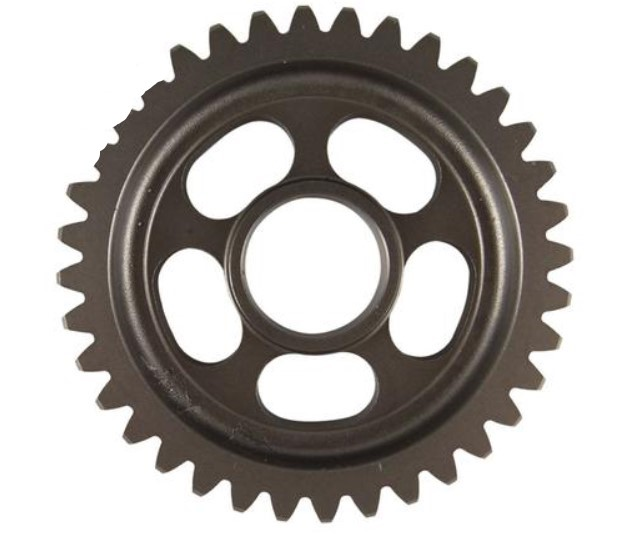
#> input picture gear4.jpg, 635 x 542 px
$ python test.py
#> lines starting #> are read from the running program, lines starting #| are printed output that depends on the picture; after the words box and inside, x2 and y2 are one past the last pixel; in counts of white or black regions, pixels touching at a corner belong together
import cv2
import numpy as np
import matplotlib.pyplot as plt


def imshow(img):
    plt.imshow(cv2.cvtColor(img, cv2.COLOR_BGR2RGB))
    #plt.axis("off")


# ảnh đầu vào
img_path = "gear4.jpg"
img = cv2.imread(img_path)
#> img is the input picture: shape (542, 635, 3); mean B, G, R 175.6, 178.5, 182.2

# chuyển sang ảnh xám
gray = cv2.cvtColor(img, cv2.COLOR_BGR2GRAY)
# lọc trung vị
gray = cv2.medianBlur(gray, 5)

# nhị phân hóa ảnh với phương pháp otsu
(thres, bw) = cv2.threshold(gray, 128, 255, cv2.THRESH_BINARY | cv2.THRESH_OTSU)
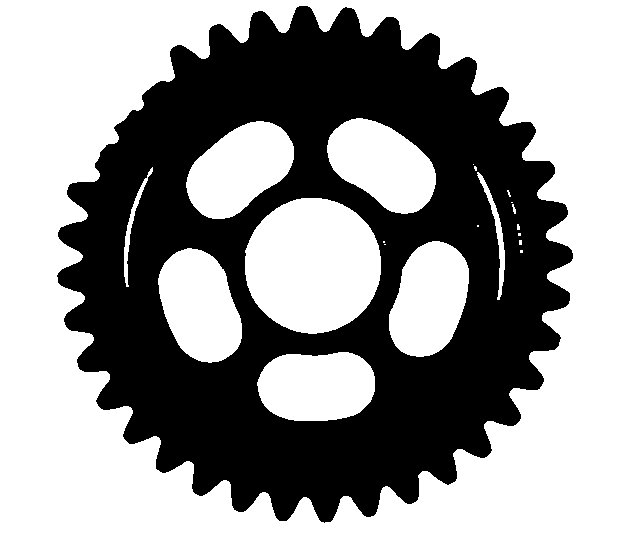
#> bw: shape (542, 635); 59.3% white; 1 black region, box (x1, y1, x2, y2) and area: (57, 6, 573, 523) 140046
#> thres = 162

# hiển thị ảnh đã nhị phân hóa
plt.figure(figsize=(8, 8))
imshow(bw)
plt.title("Ảnh nhị phân")
plt.show()

floodfill = bw.copy()

# lấp đầy khoảng trống ảnh trong bánh răng
h, w = bw.shape[:2]
#> h = 542; w = 635
mask = np.zeros((h + 2, w + 2), np.uint8)

cv2.floodFill(floodfill, mask, (0, 0), 0);
#> floodfill: shape (542, 635); 14.6% white; 20 white regions (11 under 20 px), largest, box (x1, y1, x2, y2) and area: (245, 198, 381, 334) 14552, (186, 121, 294, 219) 7004, (158, 248, 242, 363) 6980

# đảo ảnh nhị phân
floodfill_inv = cv2.bitwise_not(floodfill)

# cộng ảnh đó với ảnh gốc
fill = bw & floodfill_inv
#> fill: shape (542, 635); 44.7% white; 1 white region, box (x1, y1, x2, y2) and area: (0, 0, 635, 542) 153727

# hiển thị ảnh sau khi lấp đầy
plt.figure(figsize=(15, 12))

ax = plt.subplot(1, 3, 1)
imshow(floodfill)
plt.title("Floodfill")

ax = plt.subplot(1, 3, 2)
imshow(floodfill_inv)
plt.title("Inverted Floodfill")

ax = plt.subplot(1, 3, 3)
imshow(fill)
plt.title("Filled Image")

plt.show()
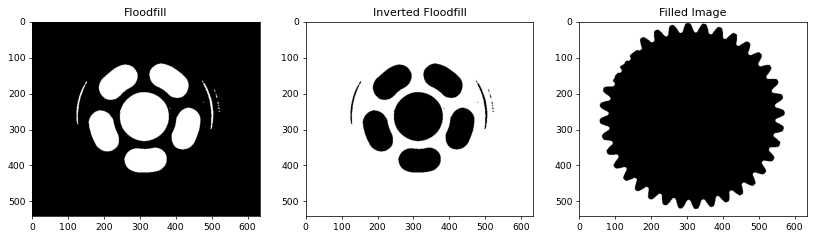
#> figure drawn by matplotlib, 3 panels


# đảo ảnh
fill = cv2.bitwise_not(fill)
# tạo ma trận kenel dạng elip 100*100
kernel = cv2.getStructuringElement(shape=cv2.MORPH_ELLIPSE, ksize=(100, 100))
# mở rộng kenel từ tâm ra đường kinh trong
open = cv2.morphologyEx(fill, cv2.MORPH_OPEN, kernel)
#> open: shape (542, 635); 50.3% white; 1 black region

# hiển thị ảnh
plt.figure(figsize=(15, 12))
plt.subplot(1, 2, 1)
imshow(open)
plt.title("Opened region")

plt.subplot(1, 2, 2)
overlap = cv2.addWeighted(fill, 0.5, open, 0.5, 0.0)
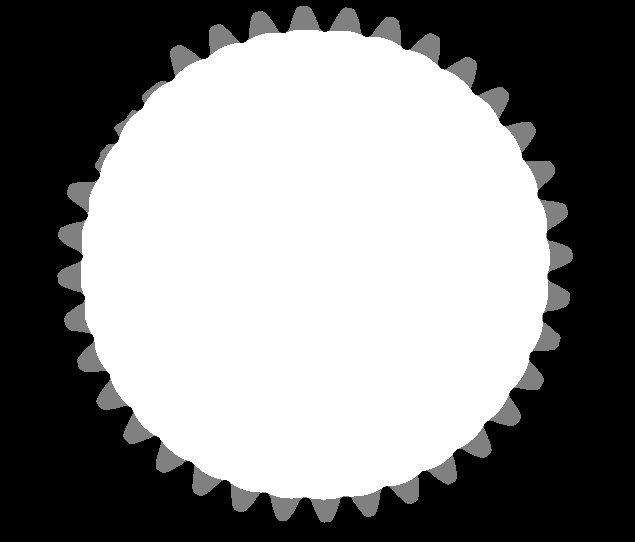
#> overlap: shape (542, 635); min 0, max 255, mean 134.7
imshow(overlap)
plt.title("ảnh chồng lấp")
plt.show()
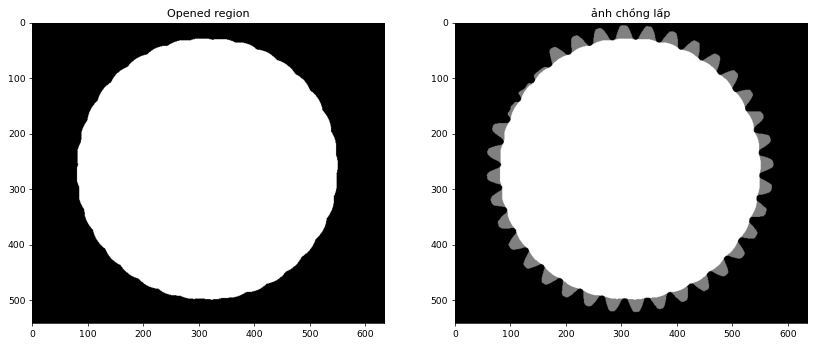
#> figure drawn by matplotlib, 2 panels

# Tính đường kính ngoài và trong
outer_diameter = 0
inner_diameter = 0
contours1, _ = cv2.findContours(overlap, cv2.RETR_EXTERNAL, cv2.CHAIN_APPROX_SIMPLE)
#> contours1 = 1 contour; box (x1, y1, x2, y2) and area: (57, 6, 573, 523) 189351
for contour in contours1:
    (x, y, w, h) = cv2.boundingRect(contour)
    diameter1 = w if w > h else h
    if diameter1 > outer_diameter:
        outer_diameter = diameter1
#> this loop made 1 pass
#> (x, y, w, h, diameter1, outer_diameter) on pass 1: (57, 6, 516, 517, 517, 517)
#> after the loop, outer_diameter = 517
contours2, _ = cv2.findContours(open, cv2.RETR_EXTERNAL, cv2.CHAIN_APPROX_SIMPLE)
#> contours2 = 1 contour; box (x1, y1, x2, y2) and area: (81, 30, 550, 500) 172540
for contour in contours2:
    (x, y, w, h) = cv2.boundingRect(contour)
    diameter2 = w if w > h else h
    if diameter2 > inner_diameter:
        inner_diameter = diameter2
#> this loop made 1 pass
#> (x, y, w, h, diameter2, inner_diameter) on pass 1: (81, 30, 469, 470, 470, 470)
#> after the loop, inner_diameter = 470

# phân đoạn răng
img_cogs = open | bw
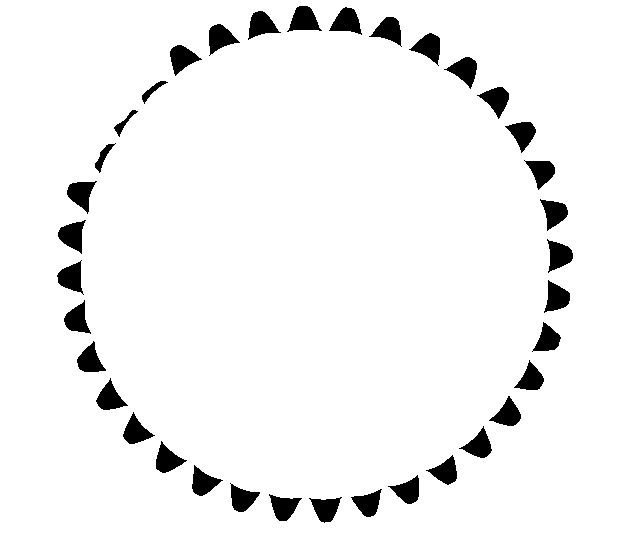
#> img_cogs: shape (542, 635); 95% white; 36 black regions, largest, box (x1, y1, x2, y2) and area: (287, 6, 322, 32) 554, (329, 7, 362, 35) 541, (58, 220, 86, 254) 539

# hiển thị răng phân đoạn
plt.figure(figsize=(8, 8))
imshow(img_cogs)
plt.title("răng sau khi phân đoạn")
plt.show()

# đảo ngược ảnh
img_cogs = cv2.bitwise_not(img_cogs)
# nhận diện các vùng liên kết với nhau
count, labels, stats, centroids = cv2.connectedComponentsWithStats(img_cogs)
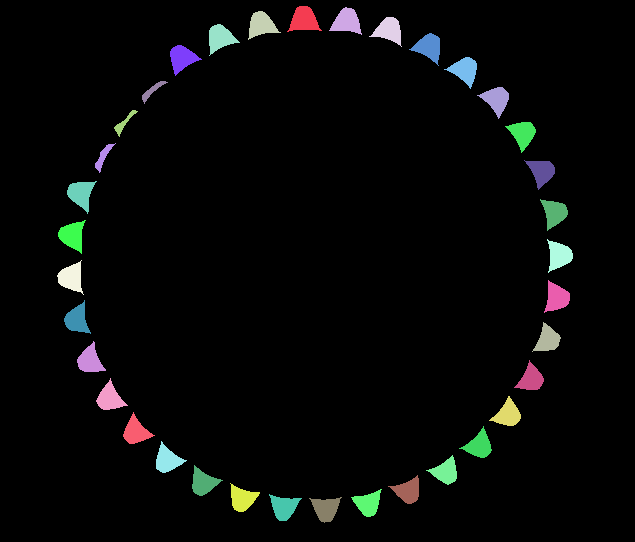
#> labels: shape (542, 635) int32; 37 distinct labels, from 0 to 36; one colour per label, 0 black
#> count = 37; stats = 37 rows, first 6: [0, 0, 635, 542, 326903], [287, 6, 35, 26, 554], [329, 7, 33, 28, 541], [248, 11, 33, 29, 525], [369, 17, 33, 30, 517], [209, 24, 31, 32, 531]; centroids = 37 pairs, first value 70.86 to 558.7, second value 19.47 to 508.2
areas = stats[:, 4]
#> areas = 37 values, max 326903 at index 0, min 156 at index 11, mean 9301.9
median = np.median(areas)
#> median = 502

# hiển thị răng đã nhận diện

img_centroids = img.copy()
cog_count = 0
for i in range(0, count):
    # Filter the correct area
    if areas[i] > median - 100 and areas[i] < median + 100:
        cv2.circle(img_centroids, (int(centroids[i, 0]), int(centroids[i, 1])), 0, (0, 255, 0), 5)
        cog_count += 1
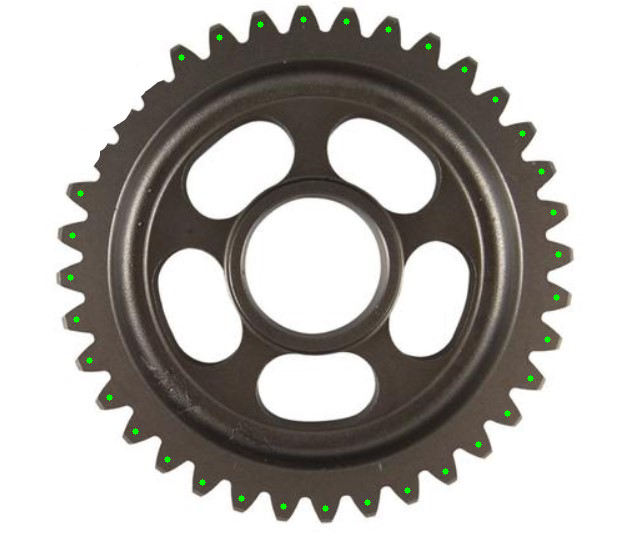
#> img_centroids: shape (542, 635, 3); 0.28% of pixels changed, all inside (x1, y1, x2, y2) = (67, 16, 562, 512)
#> after the loop, cog_count = 33

plt.figure(figsize=(12, 12))
imshow(img_centroids)
plt.title(f"Số răng : {cog_count} \nĐường kính ngoài: {outer_diameter} \nĐường kính trong: {inner_diameter}", fontsize=15)
plt.show()

$ run again, with gear5.jpg copied over gear4.jpg
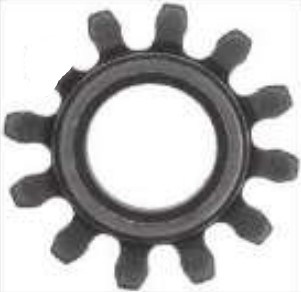
#> input picture gear5.jpg, 301 x 292 px
#> img is the input picture: shape (292, 301, 3); mean B, G, R 187.1, 186.9, 187.5
#> `(thres, bw) = cv2.threshold(gray, 128, 255, cv2.THRESH_BINARY | cv2.TH..`:
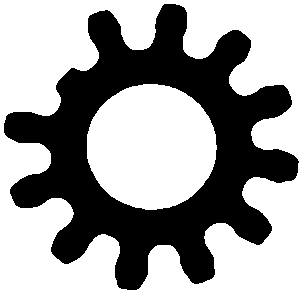
#> bw: shape (292, 301); 61.3% white; 1 black region, box (x1, y1, x2, y2) and area: (4, 4, 299, 290) 33993
#> thres = 168
#> floodfill: shape (292, 301); 14.6% white; 1 white region, box (x1, y1, x2, y2) and area: (87, 84, 217, 210) 12856
#> open: shape (292, 301); 36.5% white; 1 white region
#> contours1 = 1 contour; box (x1, y1, x2, y2) and area: (4, 4, 299, 290) 46177
#> the loop `for contour in contours1:` made 1 pass
#> (x, y, w, h, diameter1, outer_diameter) on pass 1: (4, 4, 295, 286, 295, 295)
#> after the loop `for contour in contours1:`: outer_diameter = 295
#> contours2 = 1 contour; box (x1, y1, x2, y2) and area: (50, 48, 254, 247) 31808
#> the loop `for contour in contours2:` made 1 pass
#> (x, y, w, h, diameter2, inner_diameter) on pass 1: (50, 48, 204, 199, 204, 204)
#> after the loop `for contour in contours2:`: inner_diameter = 204
#> labels: shape (292, 301) int32; 15 distinct labels, from 0 to 14
#> count = 15; stats = 15 rows, first 6: [0, 0, 301, 292, 73121], [149, 4, 38, 50, 1296], [88, 10, 44, 52, 1272], [199, 30, 52, 52, 1294], [147, 48, 1, 1, 1], [56, 68, 29, 32, 328]; centroids = 15 rows, first 8: [148.5, 144.1], [170.1, 27.26], [105.5, 33.22], [229.2, 51.99], [147, 48], [66.82, 80.42], [267.2, 102.5], [28.3, 127.6]
#> areas = [73121, 1296, 1272, 1294, 1, 328, 1306, 1346, 1326, 1327, 1322, 1329, 1, 1292, 1331]
#> median = 1306
#> after the loop `for i in range(0, count):`:
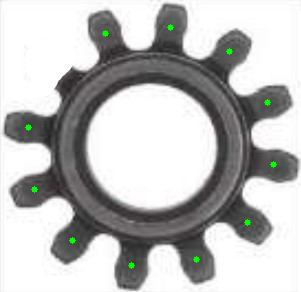
#> img_centroids: shape (292, 301, 3); 0.36% of pixels changed, all inside (x1, y1, x2, y2) = (25, 24, 277, 269)
#> after the loop `for i in range(0, count):`: cog_count = 11
